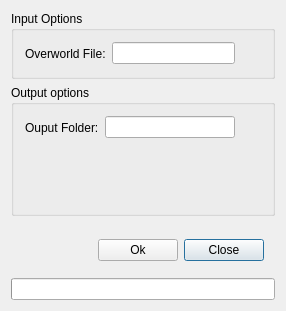
<?xml version="1.0" encoding="UTF-8"?>
<ui version="4.0">
 <class>FixMapNamesDialogClass</class>
 <widget class="QDialog" name="FixMapNamesDialogClass">
  <property name="geometry">
   <rect>
    <x>0</x>
    <y>0</y>
    <width>286</width>
    <height>311</height>
   </rect>
  </property>
  <property name="windowTitle">
   <string>FixMapNamesDialog</string>
  </property>
  <layout class="QVBoxLayout" name="verticalLayout">
   <item>
    <widget class="QGroupBox" name="groupBox">
     <property name="sizePolicy">
      <sizepolicy hsizetype="Preferred" vsizetype="Fixed">
       <horstretch>0</horstretch>
       <verstretch>0</verstretch>
      </sizepolicy>
     </property>
     <property name="minimumSize">
      <size>
       <width>0</width>
       <height>0</height>
      </size>
     </property>
     <property name="title">
      <string>Input Options</string>
     </property>
     <layout class="QFormLayout" name="formLayout_3">
      <item row="0" column="0">
       <widget class="QLabel" name="inputFolderLabel">
        <property name="text">
         <string>Overworld File:</string>
        </property>
       </widget>
      </item>
      <item row="0" column="1">
       <widget class="QWidget" name="inputFolderWidget" native="true">
        <layout class="QHBoxLayout" name="horizontalLayout">
         <property name="spacing">
          <number>2</number>
         </property>
         <property name="leftMargin">
          <number>0</number>
         </property>
         <property name="topMargin">
          <number>0</number>
         </property>
         <property name="rightMargin">
          <number>0</number>
         </property>
         <property name="bottomMargin">
          <number>0</number>
         </property>
         <item>
          <widget class="QLineEdit" name="inputEdit">
           <property name="toolTip">
            <string>Folder containing the levels to convert</string>
           </property>
          </widget>
         </item>
         <item>
          <widget class="QToolButton" name="inputBrowseButton">
           <property name="text">
            <string/>
           </property>
           <property name="icon">
            <iconset resource="../Resources/MainWindow.qrc">
             <normaloff>:/MainWindow/icons/fugue/folder-open-document.png</normaloff>:/MainWindow/icons/fugue/folder-open-document.png</iconset>
           </property>
           <property name="autoRaise">
            <bool>true</bool>
           </property>
          </widget>
         </item>
        </layout>
       </widget>
      </item>
     </layout>
    </widget>
   </item>
   <item>
    <widget class="QGroupBox" name="groupBox1">
     <property name="title">
      <string>Output options</string>
     </property>
     <layout class="QFormLayout" name="formLayout">
      <item row="0" column="0">
       <widget class="QLabel" name="ouputFolderLabel">
        <property name="text">
         <string>Ouput Folder:</string>
        </property>
       </widget>
      </item>
      <item row="0" column="1">
       <widget class="QWidget" name="ouputFolderWidget" native="true">
        <property name="sizePolicy">
         <sizepolicy hsizetype="Preferred" vsizetype="Fixed">
          <horstretch>0</horstretch>
          <verstretch>0</verstretch>
         </sizepolicy>
        </property>
        <layout class="QHBoxLayout" name="horizontalLayout_3">
         <property name="spacing">
          <number>2</number>
         </property>
         <property name="leftMargin">
          <number>0</number>
         </property>
         <property name="topMargin">
          <number>0</number>
         </property>
         <property name="rightMargin">
          <number>0</number>
         </property>
         <item>
          <widget class="QLineEdit" name="outFolderEdit"/>
         </item>
         <item>
          <widget class="QToolButton" name="outputBrowseButton">
           <property name="text">
            <string/>
           </property>
           <property name="icon">
            <iconset resource="../Resources/MainWindow.qrc">
             <normaloff>:/MainWindow/icons/fugue/folder-open.png</normaloff>:/MainWindow/icons/fugue/folder-open.png</iconset>
           </property>
           <property name="autoRaise">
            <bool>true</bool>
           </property>
          </widget>
         </item>
        </layout>
       </widget>
      </item>
     </layout>
    </widget>
   </item>
   <item>
    <widget class="QWidget" name="widget_3" native="true">
     <property name="sizePolicy">
      <sizepolicy hsizetype="Preferred" vsizetype="Fixed">
       <horstretch>0</horstretch>
       <verstretch>0</verstretch>
      </sizepolicy>
     </property>
     <property name="minimumSize">
      <size>
       <width>0</width>
       <height>0</height>
      </size>
     </property>
     <layout class="QFormLayout" name="formLayout_2">
      <property name="leftMargin">
       <number>0</number>
      </property>
      <property name="topMargin">
       <number>0</number>
      </property>
      <property name="rightMargin">
       <number>0</number>
      </property>
      <property name="bottomMargin">
       <number>0</number>
      </property>
     </layout>
    </widget>
   </item>
   <item>
    <widget class="QWidget" name="widget_2" native="true">
     <property name="sizePolicy">
      <sizepolicy hsizetype="Preferred" vsizetype="Fixed">
       <horstretch>0</horstretch>
       <verstretch>0</verstretch>
      </sizepolicy>
     </property>
     <layout class="QHBoxLayout" name="horizontalLayout_2">
      <item>
       <spacer name="horizontalSpacer">
        <property name="orientation">
         <enum>Qt::Orientation::Horizontal</enum>
        </property>
        <property name="sizeHint" stdset="0">
         <size>
          <width>59</width>
          <height>20</height>
         </size>
        </property>
       </spacer>
      </item>
      <item>
       <widget class="QPushButton" name="okButton">
        <property name="text">
         <string>Ok</string>
        </property>
        <property name="autoDefault">
         <bool>false</bool>
        </property>
       </widget>
      </item>
      <item>
       <widget class="QPushButton" name="cancelButton">
        <property name="text">
         <string>Close</string>
        </property>
       </widget>
      </item>
     </layout>
    </widget>
   </item>
   <item>
    <widget class="QProgressBar" name="progressBar">
     <property name="value">
      <number>0</number>
     </property>
     <property name="textVisible">
      <bool>false</bool>
     </property>
    </widget>
   </item>
  </layout>
 </widget>
 <layoutdefault spacing="6" margin="11"/>
 <resources>
  <include location="../Resources/MainWindow.qrc"/>
 </resources>
 <connections/>
</ui>
